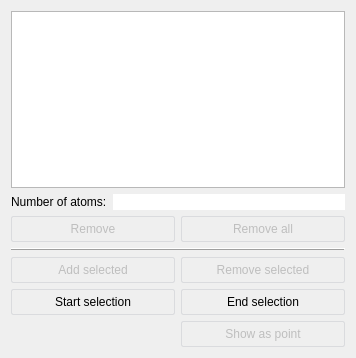
<?xml version="1.0" encoding="UTF-8"?>
<ui version="4.0">
 <class>PRDesignerAtoms</class>
 <widget class="QWidget" name="PRDesignerAtoms">
  <property name="geometry">
   <rect>
    <x>0</x>
    <y>0</y>
    <width>356</width>
    <height>358</height>
   </rect>
  </property>
  <property name="windowTitle">
   <string>Atom Label</string>
  </property>
  <property name="toolTip">
   <string/>
  </property>
  <property name="styleSheet">
   <string notr="true"> QPushButton {
     border: 1px solid #dadbde;
     background-color: qlineargradient(x1: 0, y1: 0, x2: 0, y2: 1,
                                       stop: 0 #dadbde, stop: 1 #f6f7fa);
     border-radius: 2px;
     min-width: 34px;
     min-height: 24px;
 }

 QPushButton:pressed {
     border: 2px solid #777777;
 }

 QPushButton:checked {
     border: 2px solid #777777;
 }</string>
  </property>
  <layout class="QVBoxLayout" name="verticalLayout">
   <item>
    <widget class="QTreeView" name="atomsTV">
     <property name="focusPolicy">
      <enum>Qt::NoFocus</enum>
     </property>
     <property name="rootIsDecorated">
      <bool>false</bool>
     </property>
     <property name="itemsExpandable">
      <bool>false</bool>
     </property>
     <property name="allColumnsShowFocus">
      <bool>true</bool>
     </property>
     <property name="expandsOnDoubleClick">
      <bool>false</bool>
     </property>
    </widget>
   </item>
   <item>
    <layout class="QHBoxLayout" name="horizontalLayout_2">
     <item>
      <widget class="QLabel" name="label_2">
       <property name="text">
        <string>Number of atoms:</string>
       </property>
      </widget>
     </item>
     <item>
      <widget class="QLineEdit" name="numOfAtomsLE">
       <property name="frame">
        <bool>false</bool>
       </property>
       <property name="alignment">
        <set>Qt::AlignRight|Qt::AlignTrailing|Qt::AlignVCenter</set>
       </property>
       <property name="readOnly">
        <bool>true</bool>
       </property>
      </widget>
     </item>
    </layout>
   </item>
   <item>
    <layout class="QGridLayout" name="gridLayout_2">
     <item row="1" column="1">
      <widget class="QPushButton" name="removeAllAtomsPB">
       <property name="enabled">
        <bool>false</bool>
       </property>
       <property name="focusPolicy">
        <enum>Qt::NoFocus</enum>
       </property>
       <property name="text">
        <string>Remove all</string>
       </property>
      </widget>
     </item>
     <item row="1" column="0">
      <widget class="QPushButton" name="removeAtomPB">
       <property name="enabled">
        <bool>false</bool>
       </property>
       <property name="focusPolicy">
        <enum>Qt::NoFocus</enum>
       </property>
       <property name="text">
        <string>Remove</string>
       </property>
      </widget>
     </item>
     <item row="9" column="1">
      <widget class="QPushButton" name="showAsPointPB">
       <property name="enabled">
        <bool>false</bool>
       </property>
       <property name="focusPolicy">
        <enum>Qt::NoFocus</enum>
       </property>
       <property name="text">
        <string>Show as point</string>
       </property>
      </widget>
     </item>
     <item row="2" column="0" colspan="2">
      <widget class="QFrame" name="frame">
       <property name="minimumSize">
        <size>
         <width>0</width>
         <height>0</height>
        </size>
       </property>
       <property name="frameShape">
        <enum>QFrame::HLine</enum>
       </property>
       <property name="frameShadow">
        <enum>QFrame::Raised</enum>
       </property>
      </widget>
     </item>
     <item row="5" column="1">
      <widget class="QPushButton" name="endSelectionPB">
       <property name="focusPolicy">
        <enum>Qt::NoFocus</enum>
       </property>
       <property name="text">
        <string>End selection</string>
       </property>
      </widget>
     </item>
     <item row="4" column="0">
      <widget class="QPushButton" name="addSelectedAtomsPB">
       <property name="enabled">
        <bool>false</bool>
       </property>
       <property name="focusPolicy">
        <enum>Qt::NoFocus</enum>
       </property>
       <property name="text">
        <string>Add selected</string>
       </property>
      </widget>
     </item>
     <item row="4" column="1">
      <widget class="QPushButton" name="removeSelectedAtomsPB">
       <property name="enabled">
        <bool>false</bool>
       </property>
       <property name="focusPolicy">
        <enum>Qt::NoFocus</enum>
       </property>
       <property name="text">
        <string>Remove selected</string>
       </property>
      </widget>
     </item>
     <item row="5" column="0">
      <widget class="QPushButton" name="selectAtomsPB">
       <property name="focusPolicy">
        <enum>Qt::NoFocus</enum>
       </property>
       <property name="text">
        <string>Start selection</string>
       </property>
      </widget>
     </item>
    </layout>
   </item>
  </layout>
 </widget>
 <resources/>
 <connections/>
</ui>
